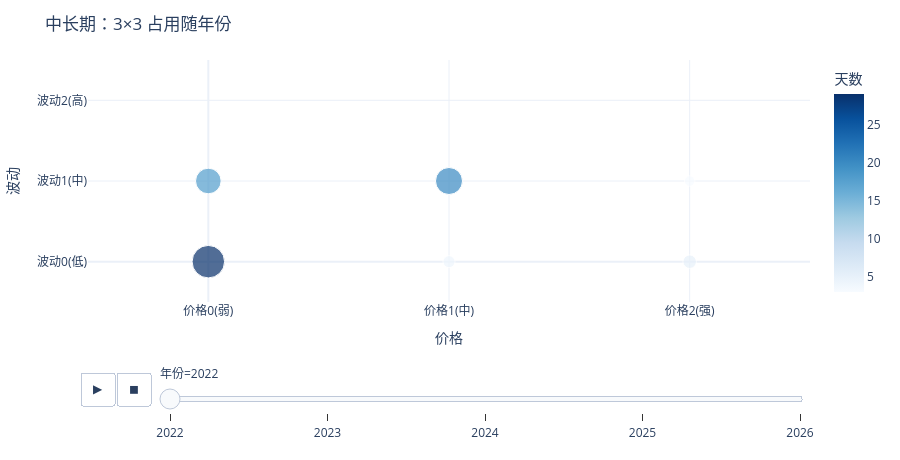

Write notebook code for a chart like this one.
### Code cell
plot_animation('长价格', '长波动', '中长期').show()

### Figure 1 — Plotly figure (JSON) as saved in the notebook; plotly's stock layout.template omitted (floating-point values rounded to 4 significant figures)
{"data": [{"hovertemplate": "年份=2022<br>价格=%{x}<br>波动=%{y}<br>天数=%{marker.color}<extra></extra>", "legendgroup": "", "marker": {"color": [29, 18, 4, 20, 5, 3], "coloraxis": "coloraxis", "size": [29, 18, 4, 20, 5, 3], "sizemode": "area", "sizeref": 0.05481, "symbol": "circle"}, "mode": "markers", "name": "", "orientation": "v", "showlegend": false, "type": "scatter", "x": [0, 0, 1, 1, 2, 2], "xaxis": "x", "y": [0, 1, 0, 1, 0, 1], "yaxis": "y"}], "layout": {"coloraxis": {"autocolorscale": false, "colorbar": {"title": {"text": "天数"}}, "colorscale": [[0.0, "rgb(247,251,255)"], [0.125, "rgb(222,235,247)"], [0.25, "rgb(198,219,239)"], [0.375, "rgb(158,202,225)"], [0.5, "rgb(107,174,214)"], [0.625, "rgb(66,146,198)"], [0.75, "rgb(33,113,181)"], [0.875, "rgb(8,81,156)"], [1.0, "rgb(8,48,107)"]]}, "height": 460, "legend": {"itemsizing": "constant", "tracegroupgap": 0}, "margin": {"b": 40, "l": 40, "r": 20, "t": 60}, "sliders": [{"active": 0, "currentvalue": {"prefix": "年份="}, "len": 0.9, "pad": {"b": 10, "t": 60}, "steps": [{"args": [["2022"], {"frame": {"duration": 0, "redraw": false}, "fromcurrent": true, "mode": "immediate", "transition": {"duration": 0, "easing": "linear"}}], "label": "2022", "method": "animate"}, {"args": [["2023"], {"frame": {"duration": 0, "redraw": false}, "fromcurrent": true, "mode": "immediate", "transition": {"duration": 0, "easing": "linear"}}], "label": "2023", "method": "animate"}, {"args": [["2024"], {"frame": {"duration": 0, "redraw": false}, "fromcurrent": true, "mode": "immediate", "transition": {"duration": 0, "easing": "linear"}}], "label": "2024", "method": "animate"}, {"args": [["2025"], {"frame": {"duration": 0, "redraw": false}, "fromcurrent": true, "mode": "immediate", "transition": {"duration": 0, "easing": "linear"}}], "label": "2025", "method": "animate"}, {"args": [["2026"], {"frame": {"duration": 0, "redraw": false}, "fromcurrent": true, "mode": "immediate", "transition": {"duration": 0, "easing": "linear"}}], "label": "2026", "method": "animate"}], "x": 0.1, "xanchor": "left", "y": 0, "yanchor": "top"}], "title": {"text": "中长期：3×3 占用随年份"}, "updatemenus": [{"buttons": [{"args": [null, {"frame": {"duration": 500, "redraw": false}, "fromcurrent": true, "mode": "immediate", "transition": {"duration": 500, "easing": "linear"}}], "label": "&#9654;", "method": "animate"}, {"args": [[null], {"frame": {"duration": 0, "redraw": false}, "fromcurrent": true, "mode": "immediate", "transition": {"duration": 0, "easing": "linear"}}], "label": "&#9724;", "method": "animate"}], "direction": "left", "pad": {"r": 10, "t": 70}, "showactive": false, "type": "buttons", "x": 0.1, "xanchor": "right", "y": 0, "yanchor": "top"}], "xaxis": {"anchor": "y", "domain": [0.0, 1.0], "range": [-0.5, 2.5], "tickmode": "array", "ticktext": ["价格0(弱)", "价格1(中)", "价格2(强)"], "tickvals": [0, 1, 2], "title": {"text": "价格"}}, "yaxis": {"anchor": "x", "domain": [0.0, 1.0], "range": [-0.5, 2.5], "tickmode": "array", "ticktext": ["波动0(低)", "波动1(中)", "波动2(高)"], "tickvals": [0, 1, 2], "title": {"text": "波动"}}}}
